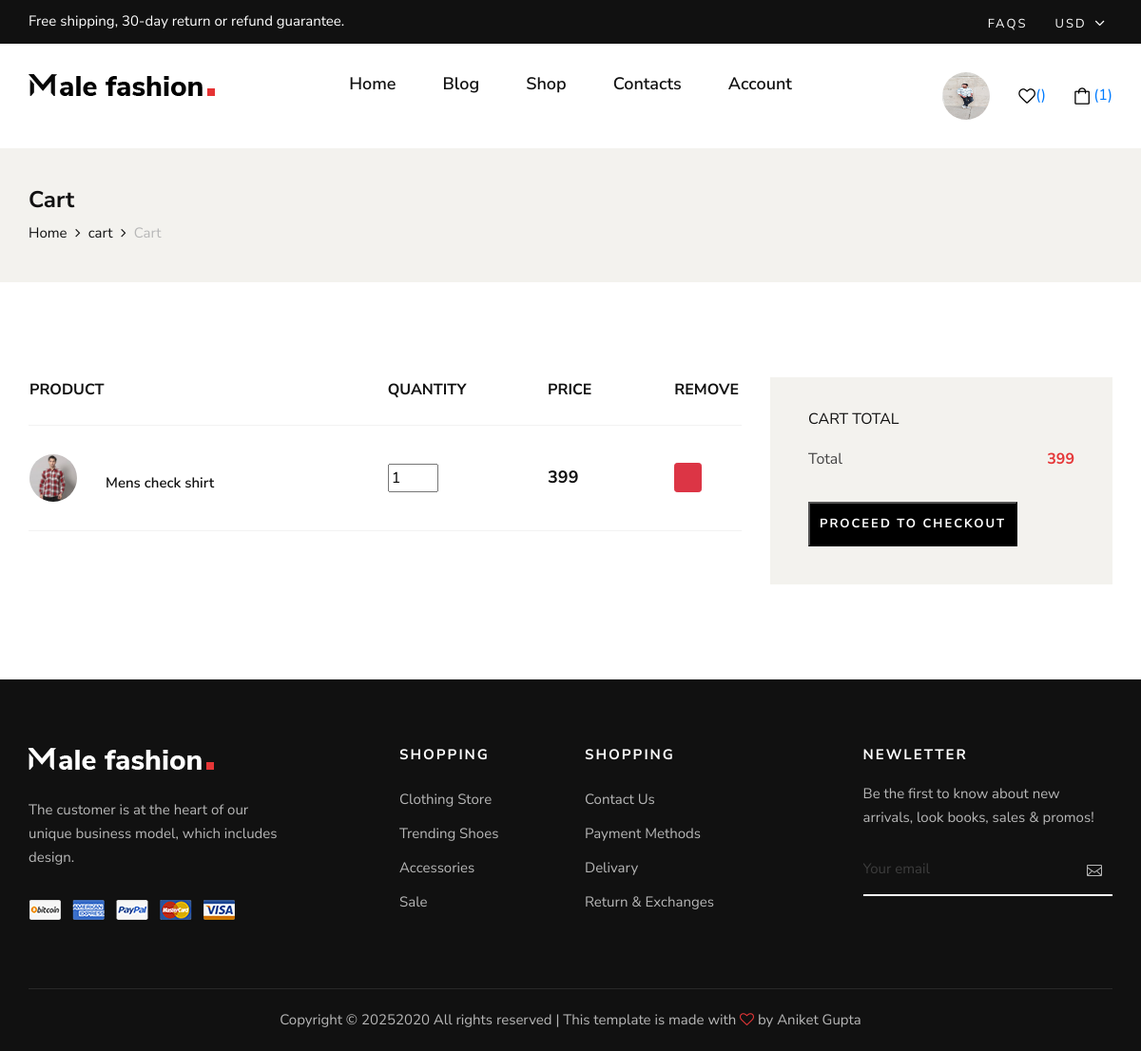
Before: /cart/ (signed in) with the older database file.
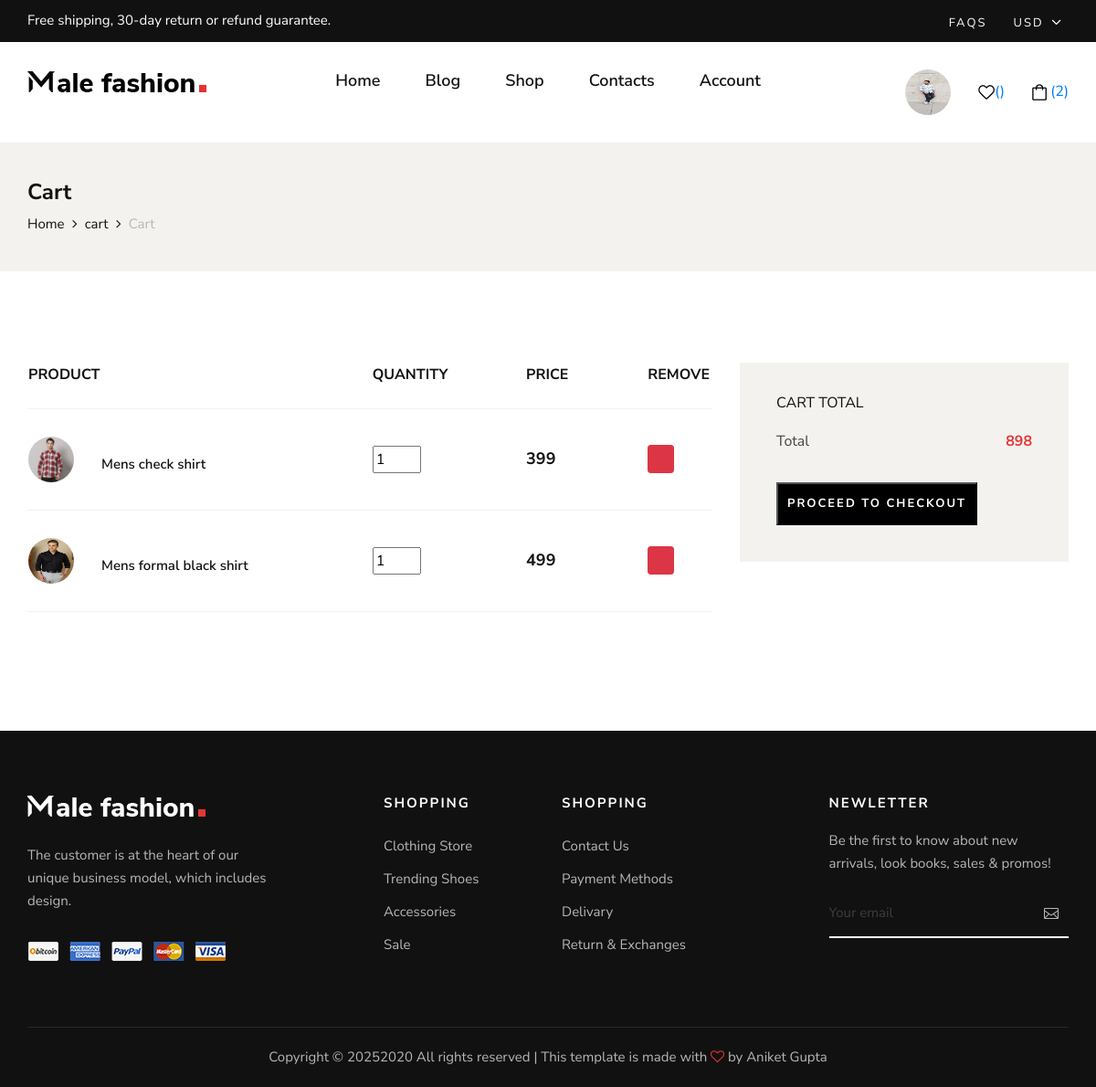
After: the same page with the newer database file.
### myapp/models.py (models this page shows, shortened)
class Cart(models.Model):
    user=models.ForeignKey(User,on_delete=models.CASCADE)
    product=models.ForeignKey(Product,on_delete=models.CASCADE)
    time=models.DateTimeField(default=timezone.now)
    product_price=models.PositiveIntegerField()
    product_qty=models.PositiveIntegerField()
    total_price=models.PositiveIntegerField()
    payment_status=models.BooleanField(default=False)

class Product(models.Model):
        category=(
            ("Men","Men"),
            ("Women","Women"),
            ("Kids","Kids"),
            ("Accessories","Accessories"),
        )
        seller=models.ForeignKey(User,on_delete=models.CASCADE)
        product_category=models.CharField(max_length=100,choices=category)
        product_name=models.CharField(max_length=100)
        product_price=models.PositiveIntegerField()
        product_desc=models.TextField()
        product_image=models.ImageField(upload_to="product_image/")

### myapp/views.py (the view)
# urls.py: path('cart/',views.cart,name='cart'),
def cart(request):
    net_price=0
    user=User.objects.get(email=request.session['email'])
    carts=Cart.objects.filter(user=user,payment_status=False)
    for i in carts:
        net_price=net_price+i.total_price
    request.session['cart_count']=len(carts)
    return render(request,'cart.html',{'carts':carts,'net_price':net_price})

### myapp/templates/cart.html (shortened to what this page needs)
{% extends 'header.html'%}
{% load static %}
{% block content %}
<!DOCTYPE html>
<html lang="zxx">
<head>
</head>
<body>
    <section class="breadcrumb-option">
        <div class="container">
            <div class="row">
                <div class="col-lg-12">
                    <div class="breadcrumb__text">
                        <h4>Cart</h4>
                        <div class="breadcrumb__links">
                            <a href="/">Home</a>
                            <a href="#">cart</a>
                            <span> Cart</span>
                        </div>
                    </div>
                </div>
            </div>
        </div>
    </section>
    <section class="shopping-cart spad">
        <div class="container">
            <div class="row">
                <div class="col-lg-8">
                    <div class="shopping__cart__table">
                        <table>
                            <thead>
                                <tr>
                                    <th>Product</th>
                                    <th>Quantity</th>
                                    <th>price</th>
                                    <th class="product-remove">Remove</th>
                                    <th></th>
                                </tr>
                            </thead>
                            <tbody>
                                {% for i in carts %}
                                <tr>
                                    <td class="product__cart__item">
                                        <div class="product__cart__item__pic">
                                            <img src=" {{i.product.product_image.url}}" alt=""  style="width: 50px;height: 50px;border-radius: 50%;">
                                        </div>
                                        <div class="product__cart__item__text">
                                            <h6>{{i.product.product_name}}</h6>
                                        </div>
                                    </td>
                                    <td class="quantity__item">
                                        <div class="quantity">
                                         <form name="change_qty"method="post" action="{% url 'change-qty' %}">
                                            <input type="number"name="product_qty" value="{{i.product_qty}}" min="1" max="10" onchange="this.form.submit()">
                                        </form>
                                            </div>
                                        </div>
                                    <td class="cart__price">{{i.total_price}}</td>
                                    <td>
                            <a href="{% url 'remove-from-cart' i.product.pk %}" class="btn btn-danger btn-sm">
                                <i class="fas fa-trash"></i>
                            </a>
                          </td>
                               {% endfor %}
                    </div>
                </div>
                <div class="col-lg-4">
                    <div class="cart__total">
                        <h6>Cart total</h6>
                        <ul>
                            <li>Total<span>{{net_price}}<span></li>
                        </ul>
                        <form method="post">
                        <button class="primary-btn" type="button" id="checkout-button">Proceed to checkout</button>
                        </form>
                    </div>
                </div>
            </div>
    </section>
</body>
</html>
{% endblock %}

Changed rows visible on the page:
added Cart: product.product_image (picture), product.product_name "Mens formal black shirt", product_qty "1", total_price "499"
Other visible differences:
{{ request.session.cart_count }}: "1" → "2"
{{ net_price }}: "399" → "898"
